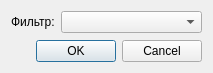
<?xml version="1.0" encoding="UTF-8"?>
<ui version="4.0">
 <class>DialogAddFilter</class>
 <widget class="QDialog" name="DialogAddFilter">
  <property name="geometry">
   <rect>
    <x>0</x>
    <y>0</y>
    <width>213</width>
    <height>73</height>
   </rect>
  </property>
  <property name="windowTitle">
   <string>Фильтр...</string>
  </property>
  <layout class="QGridLayout" name="gridLayout">
   <item row="2" column="0" colspan="2">
    <widget class="QDialogButtonBox" name="buttonBox">
     <property name="orientation">
      <enum>Qt::Horizontal</enum>
     </property>
     <property name="standardButtons">
      <set>QDialogButtonBox::Cancel|QDialogButtonBox::Ok</set>
     </property>
    </widget>
   </item>
   <item row="0" column="1">
    <widget class="QComboBox" name="cbFlt"/>
   </item>
   <item row="0" column="0">
    <widget class="QLabel" name="lblFlt">
     <property name="sizePolicy">
      <sizepolicy hsizetype="Maximum" vsizetype="Preferred">
       <horstretch>0</horstretch>
       <verstretch>0</verstretch>
      </sizepolicy>
     </property>
     <property name="text">
      <string>Фильтр:</string>
     </property>
    </widget>
   </item>
   <item row="1" column="0" colspan="2">
    <spacer name="verticalSpacer">
     <property name="orientation">
      <enum>Qt::Vertical</enum>
     </property>
     <property name="sizeHint" stdset="0">
      <size>
       <width>20</width>
       <height>40</height>
      </size>
     </property>
    </spacer>
   </item>
  </layout>
 </widget>
 <resources/>
 <connections>
  <connection>
   <sender>buttonBox</sender>
   <signal>accepted()</signal>
   <receiver>DialogAddFilter</receiver>
   <slot>accept()</slot>
   <hints>
    <hint type="sourcelabel">
     <x>248</x>
     <y>254</y>
    </hint>
    <hint type="destinationlabel">
     <x>157</x>
     <y>274</y>
    </hint>
   </hints>
  </connection>
  <connection>
   <sender>buttonBox</sender>
   <signal>rejected()</signal>
   <receiver>DialogAddFilter</receiver>
   <slot>reject()</slot>
   <hints>
    <hint type="sourcelabel">
     <x>316</x>
     <y>260</y>
    </hint>
    <hint type="destinationlabel">
     <x>286</x>
     <y>274</y>
    </hint>
   </hints>
  </connection>
 </connections>
</ui>
